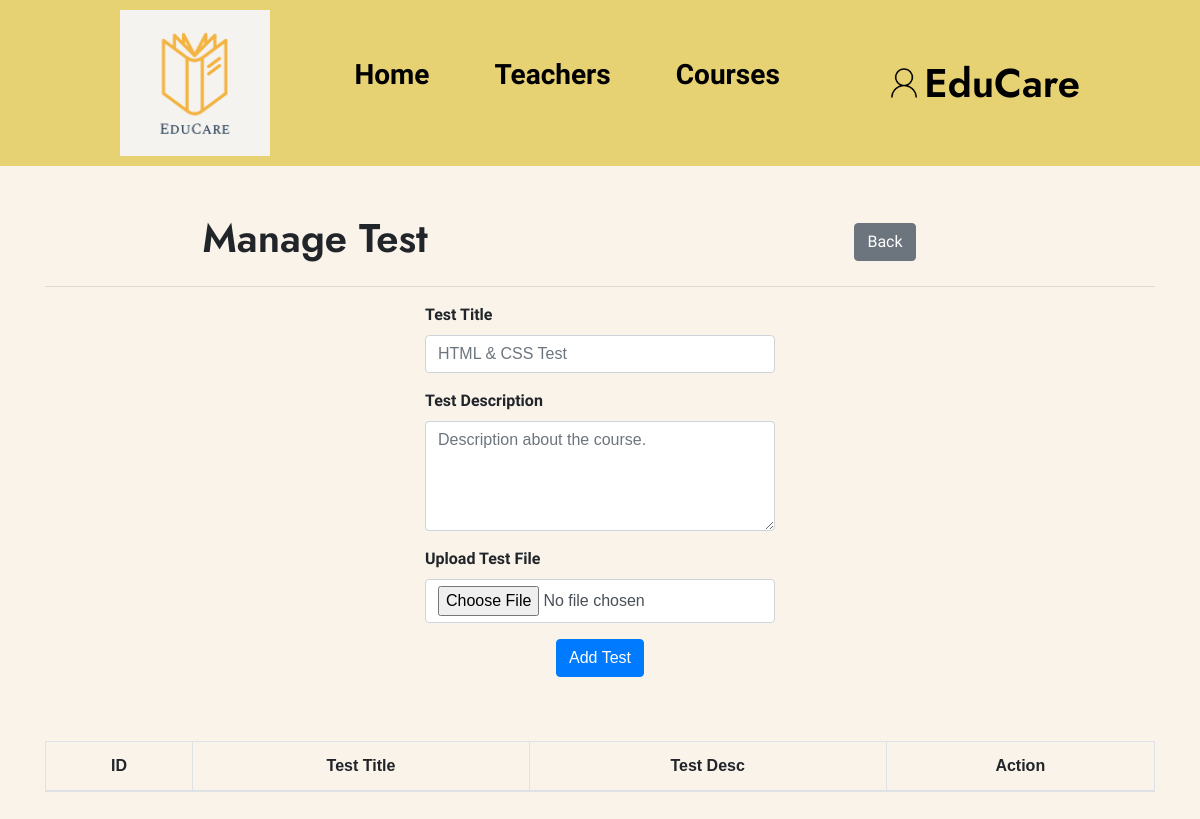
The page /user/teacher/add-test.php?course_id=26 (signed in) on the database as committed earlier.
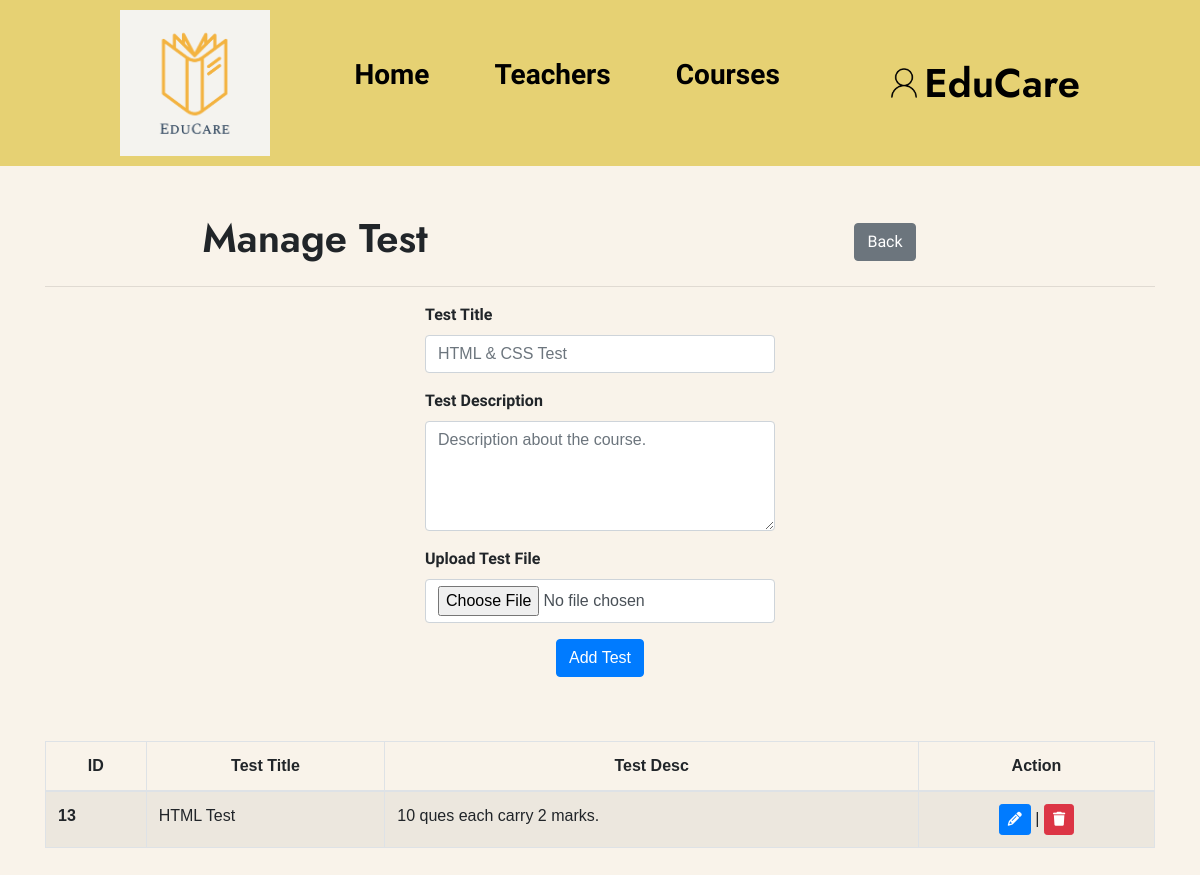
The same page on the database as committed later.
### tables this page shows
CREATE TABLE `tests` (
  `id` int(11) NOT NULL,
  `test_title` varchar(255) NOT NULL,
  `test_desc` varchar(255) NOT NULL,
  `test_file` text NOT NULL,
  `teacher_id` int(11) NOT NULL,
  `course_id` int(11) NOT NULL
);

### core/database.php (called while the page is built, shortened)
<?php
if (isset($_SESSION['user'])):
    $userID = $_SESSION['user'];
endif;

### user/teacher/add-test.php (the view, shortened to what this page needs)
<?php
require_once '../../core/database.php';
?>
<!DOCTYPE html>
<html lang="en">
<head>
    <?php include_once '../includes/style_links.php'; ?>
    <link rel="stylesheet" href="https://cdn.datatables.net/2.1.8/css/dataTables.bootstrap4.css">
    <link rel="stylesheet" href="../style.css">
    <link rel="stylesheet" href="../css/custom.min.css">
</head>
<body id="add_test_page">
    <?php include '../includes/header.php'; ?>
    <div class="container mt-5">
        <div class="row align-items-center">
            <div class="col-6 text-center">
                <h1>Manage Test</h1>
            </div>
            <div class="col-6 text-center">
                <a href="add-course.php" class="btn btn-secondary">Back</a>
            </div>
        </div>
        <hr>
        <form id="add-test" action="" method="post" enctype="multipart/form-data">
            <div class="row">
                <div class="col-4 mx-auto">
                    <div class="row">
                        <div class="col-12">
                            <div class="form-group">
                                <label for="test-title">Test Title</label>
                                <input type="text" name="test_title" id="test-title" class="form-control" placeholder="HTML & CSS Test" required>
                            </div>
                        </div>
                        <div class="col-12">
                            <div class="form-group">
                                <label for="test-desc">Test Description</label>
                                <textarea rows="4" name="test_desc" id="test-desc" class="form-control" placeholder="Description about the course." required></textarea>
                            </div>
                        </div>
                        <div class="col-12">
                            <div class="form-group">
                                <label for="test-file">Upload Test File</label>
                                <input type="file" class="form-control" name="test_file" id="test-file">
                            </div>
                        </div>
                        <div class="col-12">
                            <div class="form-group text-center">
                                <button type="submit" name="submit" class="btn btn-primary">Add Test</button>
                            </div>
                        </div>
                            <?php
                            $con->next_result();
                            ?>
                    </div>
                </div>
            </div>
        </form>
        <div class="row my-5">
            <div class="col-12">
                <table id="example" class="table table-striped table-bordered" style="width:100%">
                    <thead>
                        <tr>
                            <th class="text-center font-weight-bold">ID</th>
                            <th class="text-center font-weight-bold">Test Title</th>
                            <th class="text-center font-weight-bold">Test Desc</th>
                            <th class="text-center font-weight-bold">Action</th>
                        </tr>
                    </thead>
                    <tbody>
                        <?php
                        $test_Q = $con->query("CALL `get_test_by_teacher_id`($userID)");
                        while ($test_list = mysqli_fetch_object($test_Q)):
                        ?>
                            <tr>
                                <th><?= $test_list->test_id ?></th>
                                <td><?= $test_list->test_title ?></td>
                                <td><?= $test_list->test_desc ?></td>
                                <td class="text-center">
                                    <a href="#!" class="btn btn-primary btn-sm btn-edit-cat" data-id="<?= $test_list->test_id ?>">
                                        <i class="fas fa-pencil"></i>
                                    </a> | <a href="#!" class="btn btn-danger btn-sm btn-del-cat" data-id="<?= $test_list->test_id ?>">
                                        <i class="fas fa-trash"></i>
                                    </a>
                                </td>
                            </tr>
                        <?php endwhile;
                        $con->next_result(); ?>
                    </tbody>
                </table>
            </div>
        </div>
    </div>
</body>
</html>

Rows that differ between the two databases and show on the page:
added tests: id "13", test_title "HTML Test", test_desc "10 ques each carry 2 marks."
